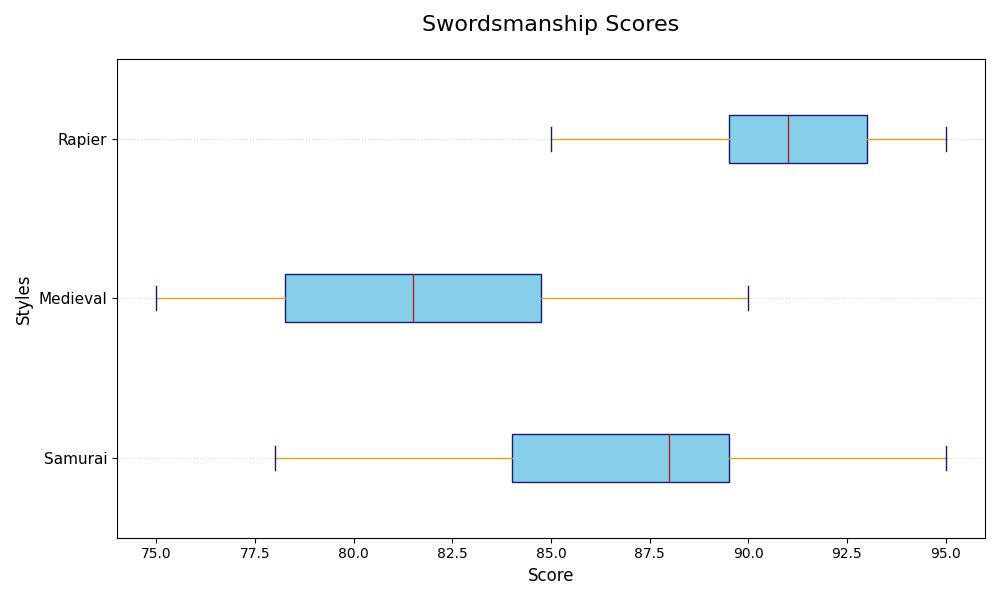

The Python source for this figure:
import matplotlib.pyplot as plt
import numpy as np

styles = ["Samurai", "Medieval", "Rapier"]
scores_kenjutsu = [85, 88, 82, 89, 90, 95, 83, 87, 88, 92, 94, 78, 85, 81, 89]
scores_longsword = [78, 75, 80, 76, 84, 83, 82, 79, 77, 81, 85, 88, 86, 90]
scores_rapier = [90, 92, 94, 95, 88, 93, 91, 90, 92, 94, 89, 85, 87, 93, 91]

data = [scores_kenjutsu, scores_longsword, scores_rapier]

plt.figure(figsize=(10, 6))

bp = plt.boxplot(data, patch_artist=True, notch=False, vert=False,
                 boxprops=dict(facecolor="skyblue", color="midnightblue"),
                 capprops=dict(color="midnightblue"),
                 whiskerprops=dict(color="goldenrod"),
                 flierprops=dict(markerfacecolor='peru', marker='^'),
                 medianprops=dict(color="firebrick"))

plt.title("Swordsmanship Scores", fontsize=16, pad=20)
plt.xlabel("Score", fontsize=12)
plt.ylabel("Styles", fontsize=12)

plt.yticks(np.arange(1, len(styles) + 1), styles, fontsize=11)

plt.grid(axis='y', linestyle=':', alpha=0.5)

plt.tight_layout()

plt.show()
